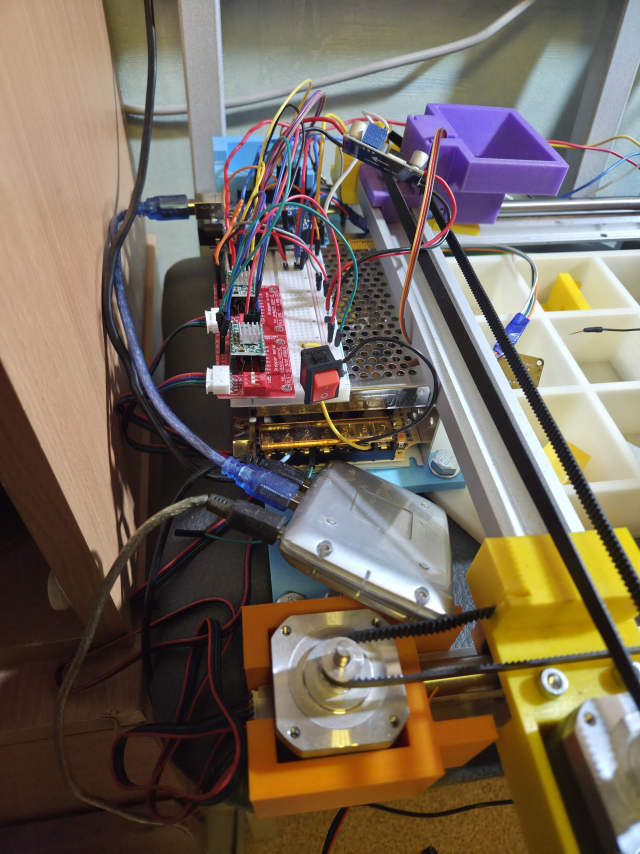
#> input picture project_information/photo_2026-11-12 21.12.58.jpeg, 1920 x 2560 px (shown at 1/3 size)
$ python -i color_detector.py   (imports and definitions only)
#> lines starting #> are read from the running program, lines starting #| are printed output that depends on the picture; after the words box and inside, x2 and y2 are one past the last pixel; in counts of white or black regions, pixels touching at a corner belong together
#> further down, picture is the input picture: shape (2560, 1920, 3); mean B, G, R 91.6, 105.1, 117.6
"""Распознавание основного цвета одного предмета на фотографии.

Поддерживает два режима фона:
  - "white" (по умолчанию) — предмет на белом/светлом фоне;
  - "black" — предмет на чёрном/тёмном фоне (прежнее поведение).
"""

import argparse
import json
from datetime import datetime, timedelta, timezone
from pathlib import Path

import cv2
import numpy as np


color_names = {
    "black": "чёрный", "white": "белый", "gray": "серый",
    "red": "красный", "orange": "оранжевый", "yellow": "жёлтый",
    "green": "зелёный", "cyan": "голубой", "blue": "синий",
    "purple": "фиолетовый", "pink": "розовый", "brown": "коричневый",
}


# Цветовой тон учитывается только при достаточном сигнале в каналах:
# высокая относительная насыщенность почти чёрного шума ещё не означает цвет.
MIN_COLOR_SATURATION = 35
MIN_COLOR_VALUE = 25
MIN_COLOR_CHROMA = 15


class ObjectNotFound(ValueError):
    """В кадре нет достаточно крупного предмета, отличающегося от фона."""


# [6 lines left out: function readImage, not called in this run]


def foregroundMask(image: np.ndarray, brightness_threshold: float,
                   background: str = "white", *, background_saturation: float = 0,
                   background_chroma: float = 0) -> np.ndarray:
    """Пиксели предмета, отличающиеся от фона.

    background="white" — фон светлый/белый: предмет тёмный или насыщенный.
    background="black" — фон тёмный/чёрный: предмет светлый или насыщенный.
    """
    hsv = cv2.cvtColor(image, cv2.COLOR_BGR2HSV)
    saturation, value = hsv[:, :, 1], hsv[:, :, 2]
    chroma = image.max(axis=2).astype(np.int16) - image.min(axis=2)
    if background == "white":
        # Цветные предметы могут иметь ту же V, что и лента. Учитываем также
        # оттенок самой ленты при тёплом освещении, чтобы не выделять весь фон.
        colorful = ((saturation >= max(MIN_COLOR_SATURATION, background_saturation + 10))
                    & (value >= MIN_COLOR_VALUE)
                    & (chroma >= max(MIN_COLOR_CHROMA, background_chroma + 8)))
        return (value <= brightness_threshold) | colorful
    colorful = (saturation >= 65) & (value >= 65) & (chroma >= 40)
    return (value > brightness_threshold) | colorful


def validateSizeLimits(min_area_fraction: float, min_width: int, min_height: int) -> None:
    if not 0 <= min_area_fraction <= 1:
        raise ValueError("Минимальная доля площади должна быть от 0 до 1.")
    if any(not isinstance(size, int) or isinstance(size, bool) or size < 1
           for size in (min_width, min_height)):
        raise ValueError("Минимальные ширина и высота должны быть целыми положительными числами.")


def segmentObject(image: np.ndarray, roi: tuple | None = None,
                  background: str = "white", *, min_area_fraction: float = 0.00005,
                  min_width: int = 1, min_height: int = 1) -> np.ndarray:
    """Выделить предмет на фоне (белом или чёрном) внутри ROI."""
#> called with background = 'white', min_area_fraction = 5e-05, min_width = 1, min_height = 1
    validateSizeLimits(min_area_fraction, min_width, min_height)
    height, width = image.shape[:2]
    if min(height, width) < 32:
        raise ValueError("Изображение должно быть размером не менее 32×32 пикселей.")
    if roi is None:
        roi = (0, 0, width, height)
    x, y, roi_width, roi_height = roi
    if (x < 0 or y < 0 or roi_width < 3 or roi_height < 3
            or x + roi_width > width or y + roi_height > height):
        raise ValueError("ROI должна находиться внутри снимка и иметь размер не менее 3×3.")

    crop = image[y:y + roi_height, x:x + roi_width]
    # Полное разрешение сохраняет тонкие предметы, медиана подавляет фактуру фона.
    filtered = cv2.medianBlur(crop, 3)
    hsv = cv2.cvtColor(filtered, cv2.COLOR_BGR2HSV)
#> hsv: shape (2560, 1920, 3); mean H, S, V 52.5, 91.2, 125.1
    value = hsv[:, :, 2]
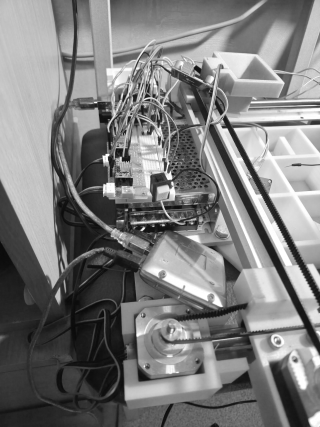
#> value: shape (2560, 1920) (shown at 1/6 size); min 7, max 255, mean 125.1
    background_saturation = background_chroma = 0
    if background == "white":
        # Предмет не должен касаться края ROI, поэтому края дают образец ленты.
        # Otsu по всему кадру может разделить сам предмет на светлую поверхность
        # и тёмное пятно: тогда цвет вычисляется только по пятну или тени.
        border = np.concatenate((hsv[0], hsv[-1], hsv[:, 0], hsv[:, -1]))
        brightness_threshold = max(0, float(np.percentile(border[:, 2], 10)) - 12)
#> brightness_threshold = 24
        background_saturation = float(np.percentile(border[:, 1], 90))
#> background_saturation = 198
        border_chroma = border[:, 1].astype(float) * border[:, 2] / 255
#> border_chroma = 8960 values, max 193.9 at index 8066, min 0 at index 642, mean 37.64
        background_chroma = float(np.percentile(border_chroma, 90))
#> background_chroma = 71.87
    else:
        otsu_threshold, _ = cv2.threshold(value, 0, 255, cv2.THRESH_BINARY + cv2.THRESH_OTSU)
        brightness_threshold = max(95, otsu_threshold)
    # Яркость (для белого/серого/чёрного) + насыщенность и разность каналов
    # (для цветных предметов, которые могут быть близки по яркости к фону).
    foreground = foregroundMask(filtered, brightness_threshold, background,
                                background_saturation=background_saturation,
                                background_chroma=background_chroma).astype(np.uint8)
#> in foregroundMask, `saturation, value = hsv[:, :, 1], hsv[:, :, 2]`:
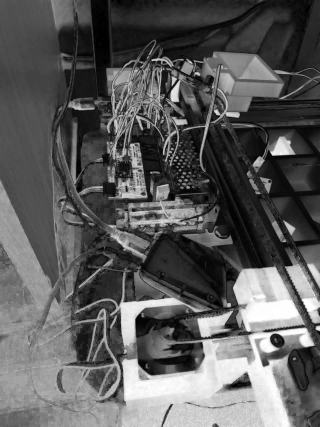
#> saturation: shape (2560, 1920) (shown at 1/6 size); min 0, max 255, mean 91.2
#> in foregroundMask, `chroma = image.max(axis=2).astype(np.int16) - image.min(axis=2)`:
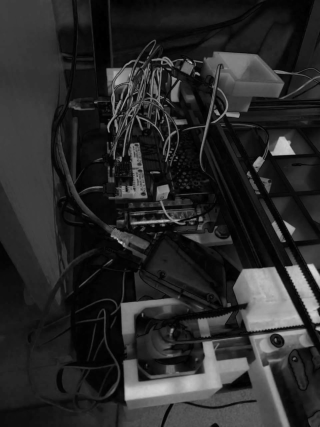
#> chroma: shape (2560, 1920) int16 (shown at 1/6 size); min 0, max 216, mean 41.9
#> in foregroundMask, `colorful = ((saturation >= max(MIN_COLOR_SATURATION, background_satura..`:
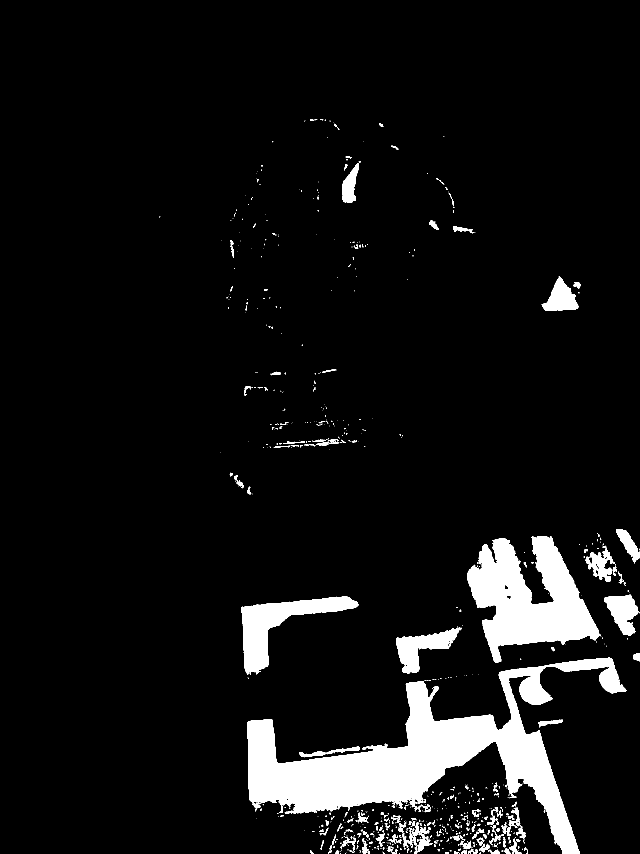
#> colorful: shape (2560, 1920) bool (shown at 1/3 size); 7.2% white; 838 white regions (624 under 20 px), largest, box (x1, y1, x2, y2) and area: (741, 1973, 1880, 2560) 188552, (1401, 1609, 1804, 1988) 79450, (724, 1790, 1076, 2025) 26515
    count, labels, stats, _ = cv2.connectedComponentsWithStats(foreground, connectivity=8)
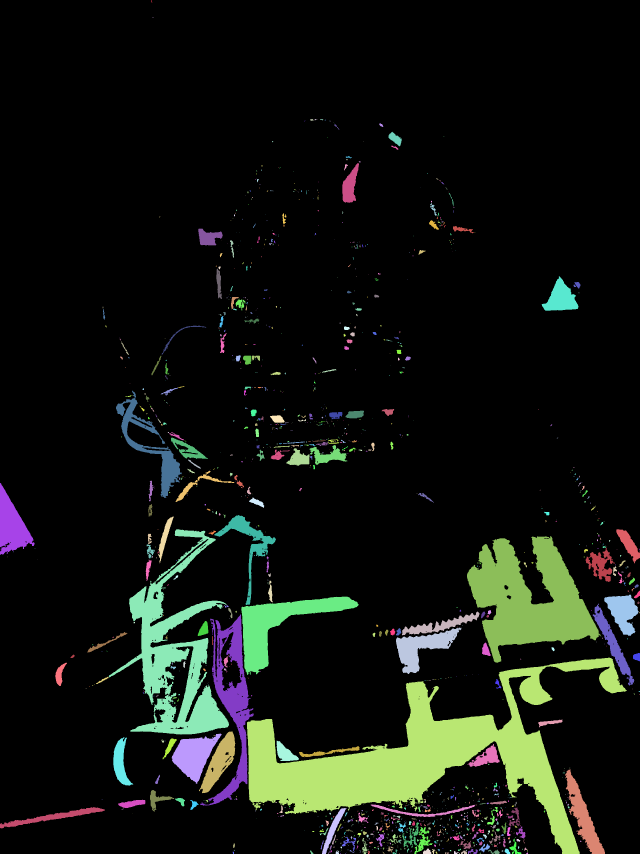
#> labels: shape (2560, 1920) int32 (shown at 1/3 size); 1353 distinct labels, from 0 to 1352; one colour per label, 0 black
#> count = 1353; stats = 1353 rows, first 6: [0, 0, 1920, 2560, 4331305], [453, 1, 4, 7, 12], [458, 52, 2, 2, 4], [931, 357, 11, 5, 37], [944, 357, 8, 4, 15], [960, 358, 10, 3, 20]
    # Области, выходящие за край кадра/ROI, не считаются предметами.
    border_labels = np.unique(np.concatenate((labels[0], labels[-1], labels[:, 0], labels[:, -1])))
#> border_labels = 39 values from 0 to 1352
    min_area = max(25, roi_width * roi_height * min_area_fraction)
    candidates = [label for label in range(1, count)
                  if label not in border_labels
                  and stats[label, cv2.CC_STAT_AREA] >= min_area
                  and stats[label, cv2.CC_STAT_WIDTH] >= min_width
                  and stats[label, cv2.CC_STAT_HEIGHT] >= min_height]
#> candidates = 78 values from 15 to 1268
    if not candidates:
        raise ObjectNotFound("Объект не найден. Поместите предмет целиком внутри кадра/ROI; "
                             "проверьте освещение и контраст с фоном.")
    object_label = max(candidates, key=lambda label: stats[label, cv2.CC_STAT_AREA])
#> object_label = 628
    selected = labels == object_label
#> selected: shape (2560, 1920) bool; 1.6% white; 1 white region, box (x1, y1, x2, y2) and area: (1401, 1609, 1804, 1988) 79450
    # Проверяем исходные пиксели: сглаживание не должно добавлять фон в маску.
    original_foreground = foregroundMask(crop, brightness_threshold, background,
                                        background_saturation=background_saturation,
                                        background_chroma=background_chroma)
#> call 2 of foregroundMask, with brightness_threshold = 24, background = 'white', background_saturation = 198, background_chroma = 71.87
#> in foregroundMask (call 2), `return (value <= brightness_threshold) | colorful`:
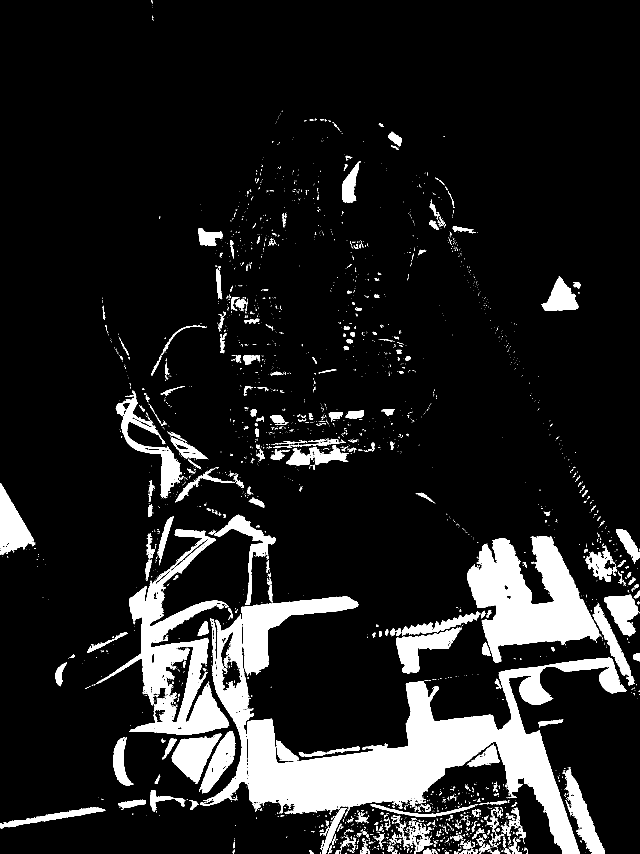
#> returned value: shape (2560, 1920) bool (shown at 1/3 size); 12% white; 3337 white regions (2883 under 20 px), largest, box (x1, y1, x2, y2) and area: (741, 1973, 1880, 2560) 188193, (1401, 1609, 1804, 1988) 79396, (288, 1588, 688, 2204) 65936
    object_mask = np.zeros((height, width), dtype=np.uint8)
    object_mask[y:y + roi_height, x:x + roi_width] = (selected & original_foreground).astype(np.uint8) * 255
#> object_mask: shape (2560, 1920); 1.6% white; 5 white regions (4 under 20 px), largest, box (x1, y1, x2, y2) and area: (1401, 1609, 1804, 1988) 79157
    _, _, object_width, object_height = cv2.boundingRect(object_mask)
#> object_width = 403; object_height = 379
    if (np.count_nonzero(object_mask) < min_area
            or object_width < min_width or object_height < min_height):
        raise ObjectNotFound("После исключения фона объект слишком мал для определения цвета.")
    return object_mask


def classifyPixels(pixels: np.ndarray) -> np.ndarray:
    """Базовые классы цвета по HSV; H в OpenCV лежит в диапазоне 0…179."""
    hsv = cv2.cvtColor(pixels.reshape(-1, 1, 3), cv2.COLOR_BGR2HSV).reshape(-1, 3)
    hue, saturation, value = hsv.T
    chroma = pixels.max(axis=1).astype(np.int16) - pixels.min(axis=1)
    chromatic = ((saturation >= MIN_COLOR_SATURATION) & (value >= MIN_COLOR_VALUE)
                 & (chroma >= MIN_COLOR_CHROMA))
    names = np.full(len(pixels), "red", dtype="<U6")
    hue_ranges = [
        (10, 23, "orange"), (23, 35, "yellow"), (35, 85, "green"),
        (85, 100, "cyan"), (100, 130, "blue"),
        (130, 155, "purple"), (155, 170, "pink"),
    ]
    for lower, upper, name in hue_ranges:
        names[(hue >= lower) & (hue < upper)] = name
    names[(hue >= 5) & (hue < 25) & (value < 170)] = "brown"
    names[((hue < 10) | (hue >= 155)) & (saturation < 130) & (value >= 170)] = "pink"
    # Тёмный насыщенный красный/синий сохраняет оттенок. Чёрный выбирается
    # по низкой яркости только при отсутствии надёжной цветовой составляющей.
    names[~chromatic] = "gray"
    names[(~chromatic) & (value >= 200)] = "white"
    names[(~chromatic) & (value < 95)] = "black"
    return names


def detectColor(image: np.ndarray, roi: tuple | None = None,
                background: str = "white", *, min_area_fraction: float = 0.00005,
                min_width: int = 1, min_height: int = 1) -> tuple[dict, np.ndarray]:
    """Вернуть описание цвета и маску; можно вызывать для кадров камеры."""
    object_mask = segmentObject(image, roi, background, min_area_fraction=min_area_fraction,
                                min_width=min_width, min_height=min_height)
    # Отступ от контура уменьшает влияние фона и сглаженных краёв.
    kernel_size = max(3, round(min(image.shape[:2]) * 0.005) | 1)
    kernel = cv2.getStructuringElement(cv2.MORPH_ELLIPSE, (kernel_size, kernel_size))
    sample_mask = cv2.erode(object_mask, kernel)
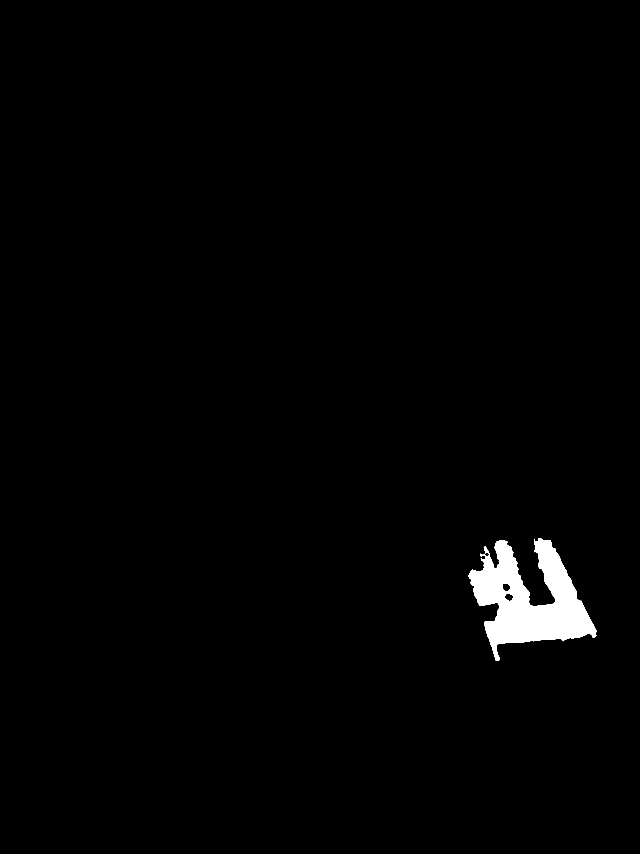
#> sample_mask: shape (2560, 1920) (shown at 1/3 size); 1.4% white; 1 white region, box (x1, y1, x2, y2) and area: (1406, 1615, 1791, 1983) 66930
    if np.count_nonzero(sample_mask) < 25:
        sample_mask = object_mask
    pixels = image[sample_mask > 0]
    pixel_names = classifyPixels(pixels)
    names, counts = np.unique(pixel_names, return_counts=True)
#> counts = [37899, 3732, 25299]
    order = np.argsort(-counts)
#> order = [0, 2, 1]
    dominant_name = str(names[order[0]])
#> dominant_name = 'brown'
    dominant_share = float(counts[order[0]] / len(pixels))
#> dominant_share = 0.566
    median_bgr = np.median(pixels[pixel_names == dominant_name], axis=0).astype(int)
#> median_bgr = [3, 119, 159]
    x, y, width, height = cv2.boundingRect(object_mask)
#> x = 1401; y = 1609; width = 403; height = 379
    result = {
        "color": dominant_name,
        "color_ru": color_names[dominant_name],
        "dominant_share": round(dominant_share, 4),
        "ambiguous": dominant_share < 0.6,
        "rgb": [int(channel) for channel in median_bgr[::-1]],
        "bbox": {"x": x, "y": y, "width": width, "height": height},
        "color_shares": {str(names[index]): round(float(counts[index] / len(pixels)), 4)
                         for index in order},
        "background": background,
    }
    return result, object_mask


# [114 lines left out: functions saveImage, drawResult, saveResults, createRunDirectory, main, not called in this run]


# [2 lines not run here, left out]

>>> import cv2
>>> picture = cv2.imread('project_information/photo_2026-11-12 21.12.58.jpeg')
>>> result = detectColor(picture)

$ run again, on project_information/photo_2026-11-12 21.13.11.jpeg
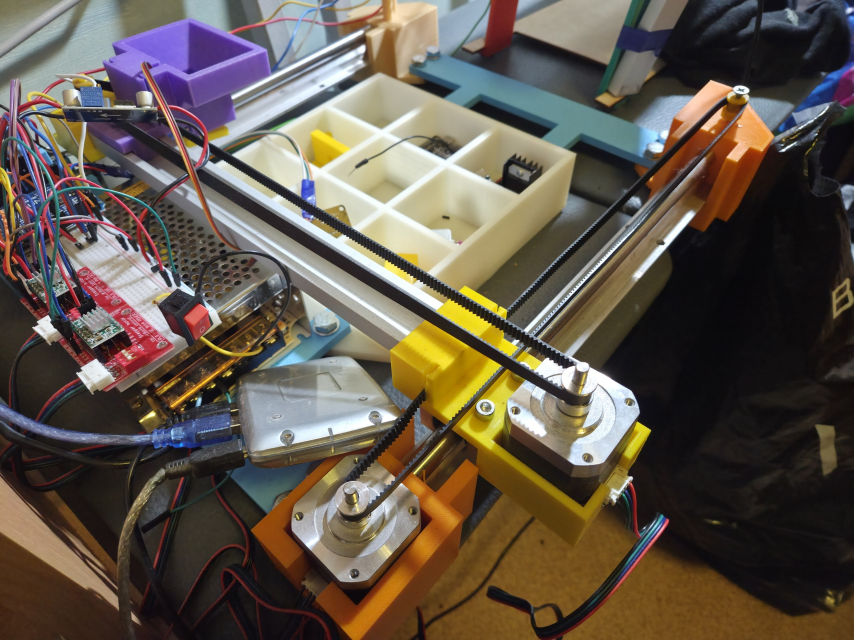
#> input picture project_information/photo_2026-11-12 21.13.11.jpeg, 2560 x 1920 px (shown at 1/3 size)
#> picture is the input picture: shape (1920, 2560, 3); mean B, G, R 75.9, 87.7, 98.2
#> in segmentObject, `value = hsv[:, :, 2]`:
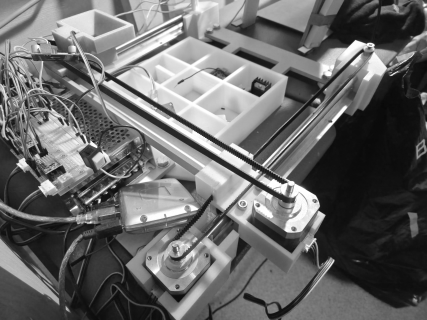
#> value: shape (1920, 2560) (shown at 1/6 size); min 7, max 255, mean 104.8
#> brightness_threshold = 10
#> background_saturation = 191
#> border_chroma = 8960 values, max 182.1 at index 3633, min 0 at index 205, mean 35.28
#> background_chroma = 84.12
#> colorful: shape (1920, 2560) bool; 5.1% white; 477 white regions (357 under 20 px), largest, box (x1, y1, x2, y2) and area: (950, 1208, 1825, 1920) 88045, (1172, 963, 1502, 1271) 54563, (2110, 371, 2310, 689) 23055
#> labels: shape (1920, 2560) int32; 645 distinct labels, from 0 to 644
#> count = 645; stats = 645 rows, first 6: [0, 0, 2560, 1920, 4653964], [2556, 45, 2, 1, 2], [2486, 234, 4, 4, 12], [2491, 235, 1, 1, 1], [2479, 237, 6, 4, 16], [231, 239, 21, 10, 149]
#> border_labels = [0, 40, 62, 168, 176, 431]
#> candidates = 32 values from 15 to 558
#> object_label = 310
#> selected: shape (1920, 2560) bool; 1.1% white; 1 white region, box (x1, y1, x2, y2) and area: (1172, 963, 1502, 1271) 54563
#> colorful: shape (1920, 2560) bool; 5.1% white; 879 white regions (747 under 20 px), largest, box (x1, y1, x2, y2) and area: (950, 1208, 1826, 1920) 87744, (1172, 963, 1502, 1271) 54348, (2110, 370, 2311, 690) 23053
#> object_mask: shape (1920, 2560); 1.1% white; 11 white regions (10 under 20 px), largest, box (x1, y1, x2, y2) and area: (1172, 963, 1502, 1271) 54229
#> object_width = 330; object_height = 308
#> in detectColor, `sample_mask = cv2.erode(object_mask, kernel)`:
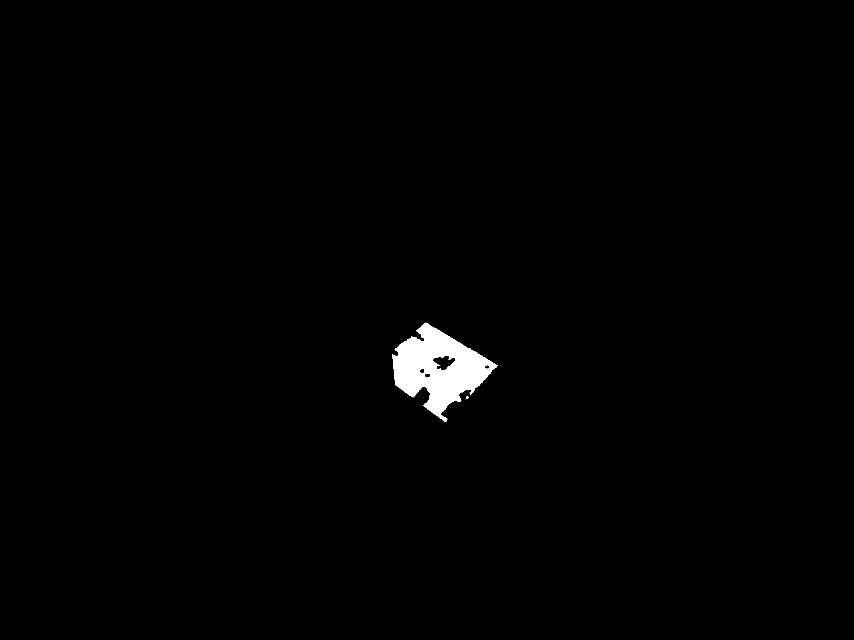
#> sample_mask: shape (1920, 2560) (shown at 1/3 size); 0.92% white; 3 white regions (1 under 20 px), largest, box (x1, y1, x2, y2) and area: (1177, 968, 1493, 1265) 45330, (1397, 1189, 1405, 1198) 31
#> counts = [13536, 6461, 25365]
#> order = [2, 0, 1]
#> dominant_name = 'yellow'
#> dominant_share = 0.559
#> median_bgr = [11, 158, 196]
#> in detectColor, `x, y, width, height = cv2.boundingRect(object_mask)`: x = 1172; y = 963; width = 330; height = 308
